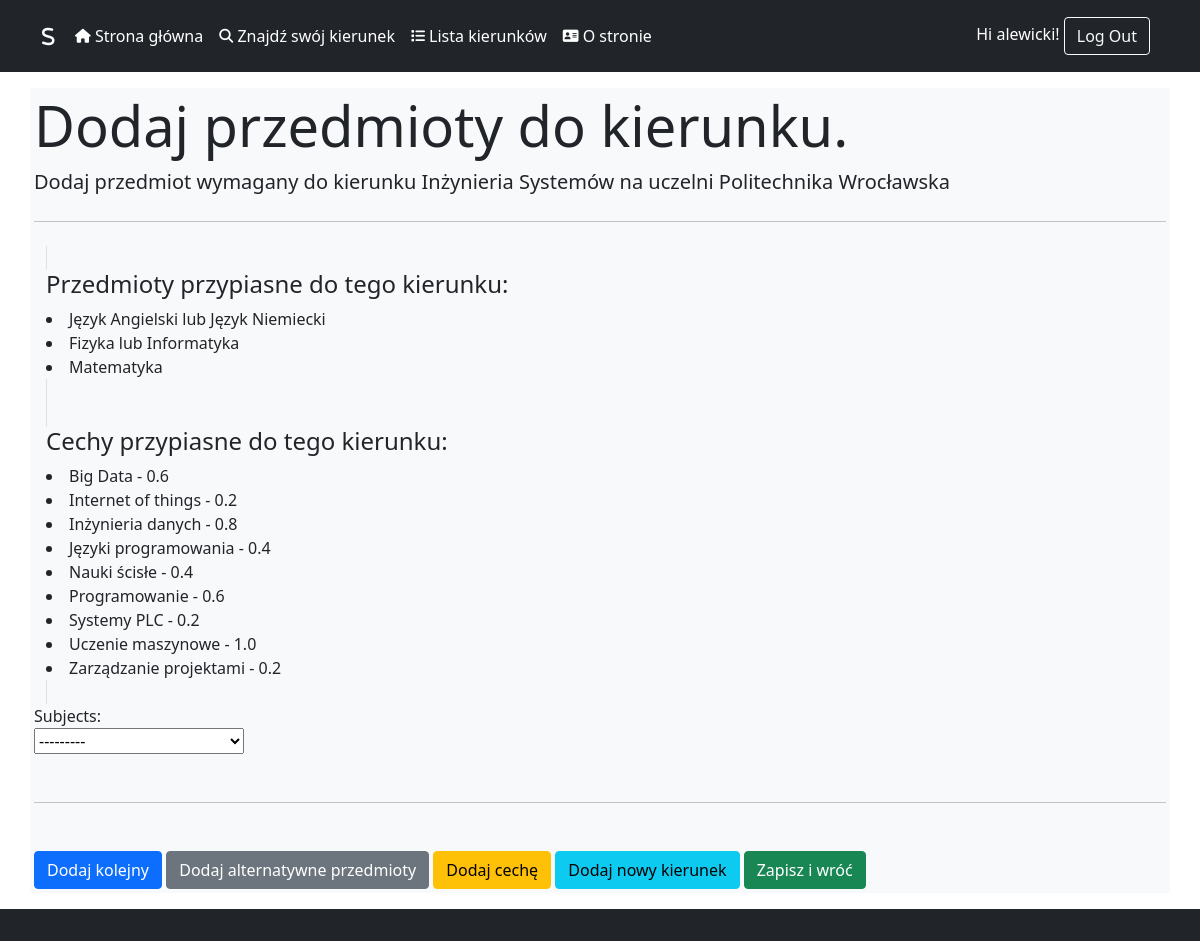
The page /AddSubjectsToFieldView/4/ (signed in) on the database its author committed.
### supporting_system/models.py (models this page shows, shortened)
class Field_of_Study(models.Model):
    DEGREES = (
        ("Licencjat", "Licencjat"),
        ("Inżynier", "Inżynier"),
        ("Magister", "Magister"),
        ("Jednolite", "Jednolite"),
    )
    STUDY_MODE = (
        ("Stacjonarne", "Stacjonarne"),
        ("Niestacjonarne", "Niestacjonarne"),
        ("Stacjonarne i niestacjonarne", "Stacjonarne i niestacjonarne"),
    )
    name = models.CharField(
        max_length=100, default="Nieznane studia"
    )  # Nazwa kierunku studiów
    degree = models.CharField(
        max_length=20, choices=DEGREES
    )  # Stopień studiów określony w zmiennej DEGREES
    study_mode = models.CharField(
        max_length=30, choices=STUDY_MODE
    )  # Tryb studiów określony w zmiennej STUDY_MODE
    language = models.CharField(max_length=20, default="Polski")  # Język studiów
    university = models.ForeignKey(
        "University", on_delete=models.CASCADE, to_field="id"
    )  # Klucz obcy do tabeli University, określa uczelnię na której odbywają się studia
    description = models.TextField(max_length=1000)  # Opis kierunku studiów
    link_to_site = models.CharField(
        max_length=255, default="Brak linku do strony"
    )  # Link do strony kierunku studiów
    class Meta:
        verbose_name_plural = "Field of Studies"

class University(models.Model):
    TYPES = (
        ("Uniwersytet", "Uniwersytet"),
        ("Akademia Wychowania Fizycznego", "Akademia Wychowania Fizycznego"),
        ("Uczelnia Ekonomiczna", "Uczelnia Ekonomiczna"),
        ("Uczelnia Pedagogiczna", "Uczelnia Pedagogiczna"),
        ("Uczelnia Przyrodniczo-Rolnicza", "Uczelnia Przyrodniczo-Rolnicza"),
        ("Uczelnia Techniczna", "Uczelnia Techniczna"),
    )
    name = models.CharField(max_length=200, default="Nieznany Uniwersytet")
    city = models.CharField(max_length=50, default="Nieznane Miasto")
    type = models.CharField(max_length=30, choices=TYPES)
    rank_overall = models.IntegerField(default=0)
    rank_in_type = models.IntegerField(default=0)
    link_to_site = models.CharField(max_length=255, default="Brak linku do strony")
    class Meta:
        verbose_name_plural = "Universities"

class Subjects(models.Model):
    subject = models.CharField(max_length=80, default="Nieznany Przedmiot")
    class Meta:
        verbose_name_plural = "Subjects"
    def __str__(self):
        return f"{self.subject}"

### supporting_system/views.py (the view, shortened to what this page needs)
class AddSubjectsToFieldView(LoginRequiredMixin, FormView):
    template_name = "supporting_system/add_subject_view.html"
    form_class = ExamSubjectForm
    def get_initial(self):
        initial = super().get_initial()
        field_of_study_id = self.kwargs.get("field_of_study_id")
        if field_of_study_id:
            try:
                field_of_study = Field_of_Study.objects.get(id=field_of_study_id)
                initial["field_of_study"] = field_of_study
            except Field_of_Study.DoesNotExist:
                pass
        return initial

### supporting_system/forms.py
class ExamSubjectForm(forms.ModelForm):
    class Meta:
        model = Exam_Subjects
        fields = ["field_of_study", "subject"]

### supporting_system/models.py (called while the page is built)
    def __str__(self):
        return f"{self.attribute}"

### supporting_system/templatetags/tags.py (called while the page is built)
@register.filter(name="return_field_of_study")
def return_field_of_study(id):
    obj = Field_of_Study.objects.get(id=id)
    return f"{obj.name} na uczelni {obj.university.name}"

@register.filter(name="return_characteristics_of_given_field")
def return_characteristics_of_given_field(id):
    obj = (
        Characteristics.objects.filter(field_of_study=id)
        .all()
        .order_by("attribute__attribute")
    )
    to_display = []
    for attribiute in obj:
        to_display.append(f"{attribiute.attribute} - {attribiute.fit}")
    return to_display

@register.filter(name="return_subjects_with_alternatives_of_given_field")
def return_subject_with_alternatives_of_given_field(id):
    obj = Exam_Subjects.objects.filter(field_of_study=id).all().order_by("subject")
    to_display = []
    for attribiute in obj:
        try:
            alternative_obj = (
                Alternative_Exam_Subjects.objects.filter(main_subject=attribiute.id)
                .all()
                .order_by("subject__subject")
            )
            temp_string = f"{attribiute.subject.subject}"
            for alternative_subject in alternative_obj:
                temp_string += f" lub {alternative_subject.subject.subject}"
            to_display.append(temp_string)
        except Alternative_Exam_Subjects.DoesNotExist:
            to_display.append(attribiute.subject.subject)
    if to_display == []:
        to_display = None
    return to_display

@register.filter(name="check_if_discover_url")
def check_if_discover_url(url):
    if "Discover" in url:
        return True
    else:
        return False

### supporting_system/templates/supporting_system/add_subject_view.html (shortened to what this page needs)
{% extends "base.html" %}
{% load tags %}
{% block content %}
<div class="jumbotron">
    <h2 class="display-4">Dodaj przedmioty do kierunku.</h2>
    <p class="lead">Dodaj przedmiot wymagany do kierunku {{ form.field_of_study.value|return_field_of_study }}</p>
    <hr class="my-4">
</div>
<div class="container">
    <span class="border">
        <h4>Przedmioty przypiasne do tego kierunku:</h4>
        {%for subject in form.field_of_study.value|return_subjects_with_alternatives_of_given_field %}
            <li>{{ subject }}</li>
        {% endfor %}
    </span>
</div>
<div class="container">
    <span class="border">
        <h4>Cechy przypiasne do tego kierunku:</h4>
        {%for attribute in form.field_of_study.value|return_characteristics_of_given_field %}
            <li>{{ attribute }}</li>
        {%  endfor %}
    </span>
</div>
<form method="post" enctype="multipart/form-data">
    <div class="form-group">
        <div class="col">
           <label for="{{ form.subject.id_for_label }}">Subjects:</label>
        </div>
        <div class="col">
            {{ form.subject }}
        </div>
    </div>
    <br>
    <hr class="my-4">
    <br>
    <div class="btn-group-justified">
        <button type="submit" class="btn btn-primary" name="another">Dodaj kolejny</button>
        <button type="submit" class="btn btn-secondary" name="alternative">Dodaj alternatywne przedmioty</button>
        <button type="submit" class="btn btn-warning" name="characteristics">Dodaj cechę</button>
        <button type="submit" class="btn btn-info" name="field">Dodaj nowy kierunek</button>
        <button type="submit" class="btn btn-success" name="save">Zapisz i wróć</button>
    </div>
</form>
{% endblock %}

### static/templates/base.html (shortened to what this page needs)
{% load static %}
{% load tags %}
<!DOCTYPE html>
<html lang="en">
<head>
    <link href="https://cdn.jsdelivr.net/npm/bootstrap@5.0.2/dist/css/bootstrap.min.css" rel="stylesheet">
    <link rel="stylesheet" href="{% static 'css/style.css' %}" type="'text/css" media="all"/>
</head>
<body>
  <header class="p-3 bg-dark text-white">
      <div class="container">
        <div class="d-flex flex-wrap align-items-center justify-content-center justify-content-lg-start">
          <a href="{% url 'MainPageView' %}" class="d-flex align-items-center mb-2 mb-lg-0 text-white text-decoration-none">
            <i class="fa-solid fa-s fa-lg fa-beat" style="color: #ffffff;"></i>  &nbsp; &nbsp;
          </a>
          <ul class="nav col-12 col-lg-auto me-lg-auto mb-2 justify-content-center mb-md-0">
            <li> <a href="{% url 'MainPageView' %}" class="nav-link px-2 {% if request.resolver_match.url_name == 'MainPageView' %}text-info{% else %}text-white{% endif %}"><i class="fa-solid fa-house fa-sm"></i> Strona główna</a></li>
            <li> <a href="{% url 'DiscoverView' %}" class="nav-link px-2 {% if request.resolver_match.url_name|check_if_discover_url %}text-info{% else %}text-white{% endif %}"><i class="fa-solid fa-magnifying-glass fa-sm"></i> Znajdź swój kierunek</a></li>
            <li> <a href="{% url 'FieldListView' %}" class="nav-link px-2 {% if request.resolver_match.url_name == 'FieldListView' %}text-info{% else %}text-white{% endif %}"><i class="fa-solid fa-list fa-sm"></i> Lista kierunków</a></li>
            <li> <a href="{% url 'AboutView' %}" class="nav-link px-2 {% if request.resolver_match.url_name == 'AboutView' %}text-info{% else %}text-white{% endif %}"><i class="fa-solid fa-address-card fa-sm"></i> O stronie</a></li>
        </ul>
          <div class="text-end">
              {% if user.is_authenticated %}
                  Hi {{ user.username }}!
                  <button type="button" class="btn btn-outline-light me-2" onclick="document.location='{% url 'logout' %}';">Log Out</button>
              {% else %}
                  <button type="button" class="btn btn-outline-light me-2" onclick="document.location='{% url 'login' %}';">Login</button>
              {% endif %}
          </div>
        </div>
      </div>
    </header>
    <div class="container my-3 mx-auto p-1 bg-light">
        {% block content %}
        {% endblock %}
    </div>
    <footer class="p-3 bg-dark text-white">
  </footer>
</body>
</html>

### rows shown on the page
Field_of_Study: field_of_study.value|return_field_of_study "Inżynieria Systemów na uczelni Politechnika Wrocławska"
Subjects: value "Matematyka"
Subjects: subject "---------"

### other values the page prints
{{ user.username }} "alewicki"
{{ subject }} "Język Angielski lub Język Niemiecki" "Fizyka lub Informatyka"
{{ attribute }} "Big Data - 0.6" "Internet of things - 0.2" "Inżynieria danych - 0.8" "Języki programowania - 0.4" "Nauki ścisłe - 0.4" "Programowanie - 0.6" "Systemy PLC - 0.2" "Uczenie maszynowe - 1.0" "Zarządzanie projektami - 0.2"
